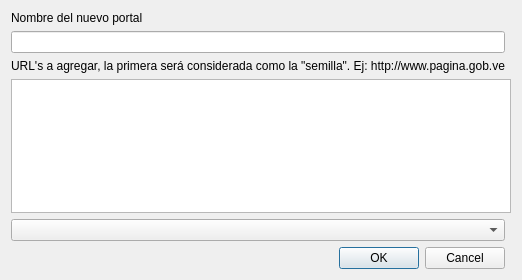
<?xml version="1.0" encoding="UTF-8"?>
<ui version="4.0">
 <class>dialog</class>
 <widget class="QDialog" name="dialog">
  <property name="geometry">
   <rect>
    <x>0</x>
    <y>0</y>
    <width>470</width>
    <height>280</height>
   </rect>
  </property>
  <property name="windowTitle">
   <string>Añadir Portal</string>
  </property>
  <layout class="QGridLayout" name="gridLayout" columnstretch="0,0">
   <item row="3" column="0" colspan="2">
    <widget class="QPlainTextEdit" name="plainTextEdit"/>
   </item>
   <item row="1" column="0">
    <widget class="QLineEdit" name="lineEdit"/>
   </item>
   <item row="0" column="0">
    <widget class="QLabel" name="label">
     <property name="text">
      <string>Nombre del nuevo portal</string>
     </property>
    </widget>
   </item>
   <item row="2" column="0">
    <widget class="QLabel" name="label_2">
     <property name="text">
      <string>URL's a agregar, la primera será considerada como la &quot;semilla&quot;. Ej: http://www.pagina.gob.ve</string>
     </property>
    </widget>
   </item>
   <item row="5" column="0">
    <widget class="QComboBox" name="comboBox"/>
   </item>
   <item row="8" column="0">
    <widget class="QDialogButtonBox" name="buttonBox">
     <property name="orientation">
      <enum>Qt::Horizontal</enum>
     </property>
     <property name="standardButtons">
      <set>QDialogButtonBox::Cancel|QDialogButtonBox::Ok</set>
     </property>
    </widget>
   </item>
  </layout>
 </widget>
 <resources/>
 <connections>
  <connection>
   <sender>buttonBox</sender>
   <signal>accepted()</signal>
   <receiver>dialog</receiver>
   <slot>accept()</slot>
   <hints>
    <hint type="sourcelabel">
     <x>248</x>
     <y>254</y>
    </hint>
    <hint type="destinationlabel">
     <x>157</x>
     <y>274</y>
    </hint>
   </hints>
  </connection>
  <connection>
   <sender>buttonBox</sender>
   <signal>rejected()</signal>
   <receiver>dialog</receiver>
   <slot>reject()</slot>
   <hints>
    <hint type="sourcelabel">
     <x>316</x>
     <y>260</y>
    </hint>
    <hint type="destinationlabel">
     <x>286</x>
     <y>274</y>
    </hint>
   </hints>
  </connection>
 </connections>
</ui>
